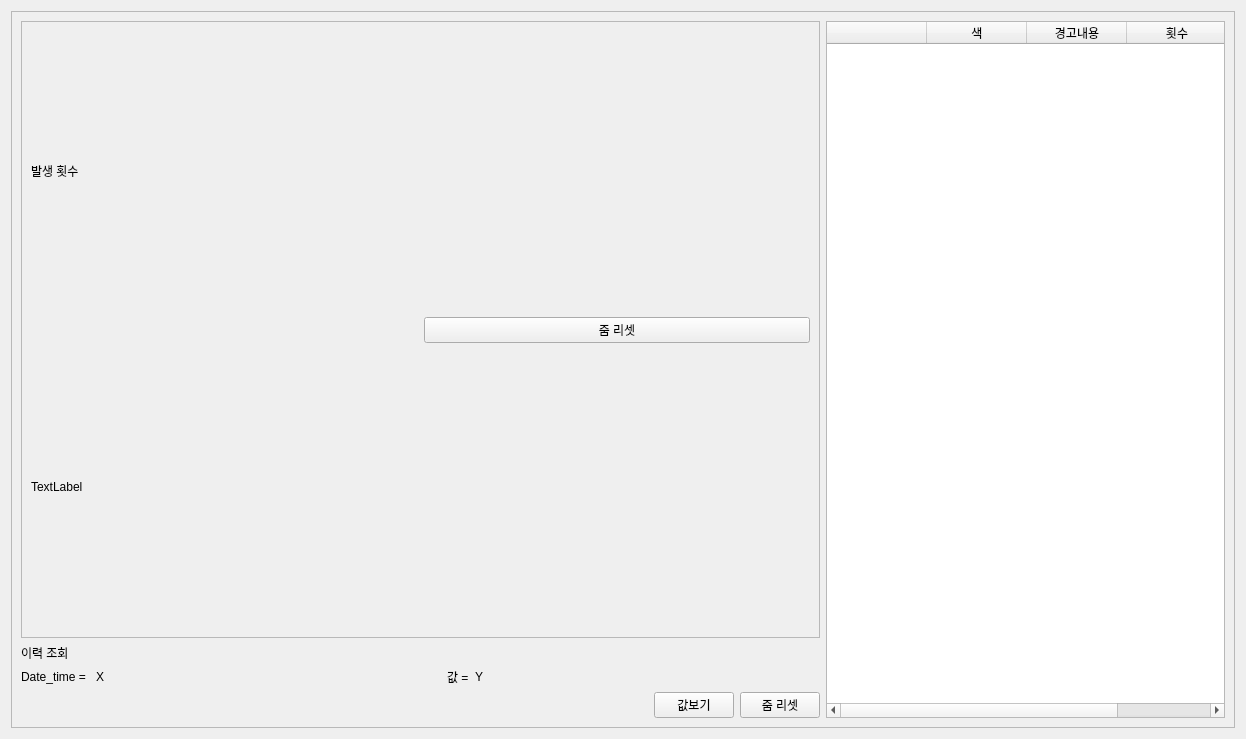
<?xml version="1.0" encoding="UTF-8"?>
<ui version="4.0">
 <class>ASML_err_log_main</class>
 <widget class="QWidget" name="ASML_err_log_main">
  <property name="geometry">
   <rect>
    <x>0</x>
    <y>0</y>
    <width>1246</width>
    <height>739</height>
   </rect>
  </property>
  <property name="acceptDrops">
   <bool>true</bool>
  </property>
  <property name="windowTitle">
   <string>Form</string>
  </property>
  <layout class="QGridLayout" name="gridLayout">
   <item row="0" column="0">
    <widget class="QScrollArea" name="scrollArea">
     <property name="widgetResizable">
      <bool>true</bool>
     </property>
     <widget class="QWidget" name="scrollAreaWidgetContents">
      <property name="geometry">
       <rect>
        <x>0</x>
        <y>0</y>
        <width>1226</width>
        <height>719</height>
       </rect>
      </property>
      <layout class="QGridLayout" name="gridLayout_2">
       <item row="0" column="0" colspan="2">
        <widget class="QScrollArea" name="scrollArea_2">
         <property name="widgetResizable">
          <bool>true</bool>
         </property>
         <widget class="QWidget" name="scrollAreaWidgetContents_2">
          <property name="geometry">
           <rect>
            <x>0</x>
            <y>0</y>
            <width>799</width>
            <height>628</height>
           </rect>
          </property>
          <layout class="QGridLayout" name="gridLayout_3">
           <item row="1" column="0">
            <layout class="QHBoxLayout" name="horizontalLayout">
             <item>
              <widget class="QLabel" name="bar_chart_hover">
               <property name="sizePolicy">
                <sizepolicy hsizetype="Preferred" vsizetype="Maximum">
                 <horstretch>0</horstretch>
                 <verstretch>0</verstretch>
                </sizepolicy>
               </property>
               <property name="text">
                <string/>
               </property>
              </widget>
             </item>
             <item>
              <widget class="QPushButton" name="bar_chart_zoomreset_btn">
               <property name="text">
                <string>줌 리셋</string>
               </property>
              </widget>
             </item>
            </layout>
           </item>
           <item row="0" column="0">
            <layout class="QVBoxLayout" name="layout_barchart">
             <item>
              <widget class="QLabel" name="label_2">
               <property name="sizePolicy">
                <sizepolicy hsizetype="Preferred" vsizetype="Maximum">
                 <horstretch>0</horstretch>
                 <verstretch>0</verstretch>
                </sizepolicy>
               </property>
               <property name="text">
                <string>발생 횟수</string>
               </property>
              </widget>
             </item>
            </layout>
           </item>
           <item row="2" column="0">
            <layout class="QHBoxLayout" name="horizontalLayout_3">
             <item>
              <widget class="QLabel" name="bar_error">
               <property name="sizePolicy">
                <sizepolicy hsizetype="Preferred" vsizetype="Maximum">
                 <horstretch>0</horstretch>
                 <verstretch>0</verstretch>
                </sizepolicy>
               </property>
               <property name="text">
                <string>TextLabel</string>
               </property>
              </widget>
             </item>
            </layout>
           </item>
          </layout>
         </widget>
        </widget>
       </item>
       <item row="1" column="0" colspan="2">
        <layout class="QVBoxLayout" name="time_chart_layout">
         <item>
          <widget class="QLabel" name="label">
           <property name="sizePolicy">
            <sizepolicy hsizetype="Preferred" vsizetype="Maximum">
             <horstretch>0</horstretch>
             <verstretch>0</verstretch>
            </sizepolicy>
           </property>
           <property name="text">
            <string>이력 조회</string>
           </property>
          </widget>
         </item>
        </layout>
       </item>
       <item row="3" column="0" colspan="2">
        <layout class="QGridLayout" name="gridLayout_4">
         <item row="0" column="2">
          <widget class="QPushButton" name="line_chart_zoomreset_btn">
           <property name="text">
            <string>줌 리셋</string>
           </property>
          </widget>
         </item>
         <item row="0" column="0">
          <spacer name="horizontalSpacer">
           <property name="orientation">
            <enum>Qt::Horizontal</enum>
           </property>
           <property name="sizeHint" stdset="0">
            <size>
             <width>40</width>
             <height>20</height>
            </size>
           </property>
          </spacer>
         </item>
         <item row="0" column="1">
          <widget class="QPushButton" name="show_line_data_btn">
           <property name="text">
            <string>값보기</string>
           </property>
          </widget>
         </item>
        </layout>
       </item>
       <item row="0" column="2" rowspan="4">
        <widget class="QTableWidget" name="bar_list_view">
         <property name="sizePolicy">
          <sizepolicy hsizetype="Minimum" vsizetype="Minimum">
           <horstretch>0</horstretch>
           <verstretch>0</verstretch>
          </sizepolicy>
         </property>
         <column>
          <property name="text">
           <string/>
          </property>
         </column>
         <column>
          <property name="text">
           <string>색</string>
          </property>
         </column>
         <column>
          <property name="text">
           <string>경고내용</string>
          </property>
         </column>
         <column>
          <property name="text">
           <string>횟수</string>
          </property>
         </column>
        </widget>
       </item>
       <item row="2" column="0" colspan="2">
        <layout class="QHBoxLayout" name="horizontalLayout_2">
         <item>
          <widget class="QLabel" name="label_3">
           <property name="sizePolicy">
            <sizepolicy hsizetype="Maximum" vsizetype="Preferred">
             <horstretch>0</horstretch>
             <verstretch>0</verstretch>
            </sizepolicy>
           </property>
           <property name="text">
            <string>Date_time = </string>
           </property>
          </widget>
         </item>
         <item>
          <widget class="QLabel" name="X_time_value">
           <property name="text">
            <string>X</string>
           </property>
          </widget>
         </item>
         <item>
          <widget class="QLabel" name="label_4">
           <property name="sizePolicy">
            <sizepolicy hsizetype="Maximum" vsizetype="Preferred">
             <horstretch>0</horstretch>
             <verstretch>0</verstretch>
            </sizepolicy>
           </property>
           <property name="text">
            <string>값 =</string>
           </property>
          </widget>
         </item>
         <item>
          <widget class="QLabel" name="Y_value">
           <property name="text">
            <string>Y</string>
           </property>
          </widget>
         </item>
        </layout>
       </item>
      </layout>
     </widget>
    </widget>
   </item>
  </layout>
 </widget>
 <resources/>
 <connections/>
</ui>
